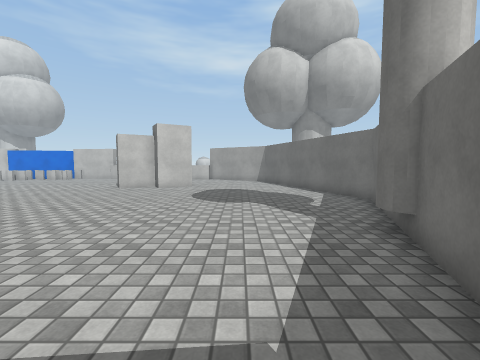
[1] (above)

20 first-person views from a walk through a Unity game level. The camera is 1.3 m above the floor, tilts 4° down and sees 90° across. The floor is counted in squares, 1 m on a side. Each view is taken from the middle of a square. On the plan, view 1 faces up. The plan holds only what a view shows up to about 12 squares ahead; the rest is blank. The place goes on beyond the plan. Surface patterns are stand-ins for the level's own textures.

[2]
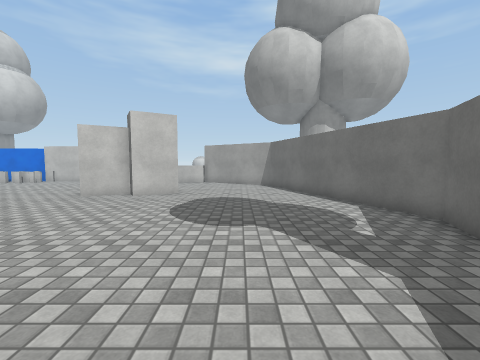

[3]
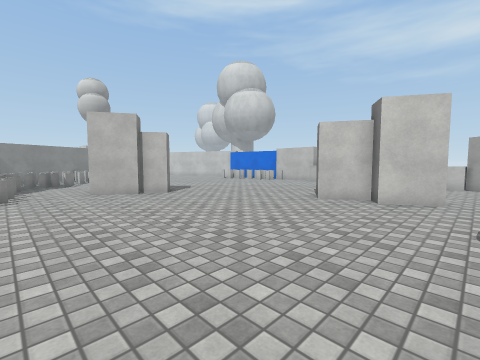

[4]
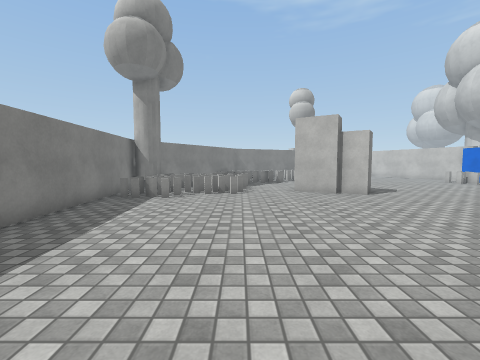

[5]
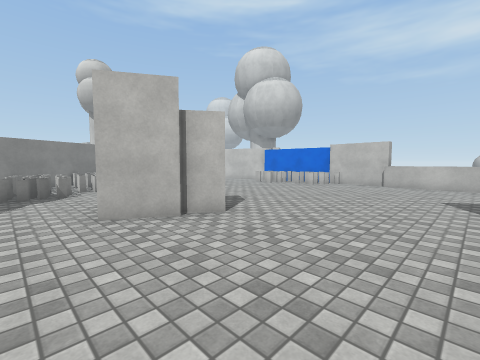

[6]
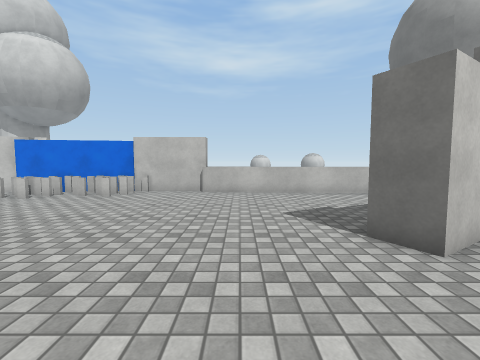

[7]
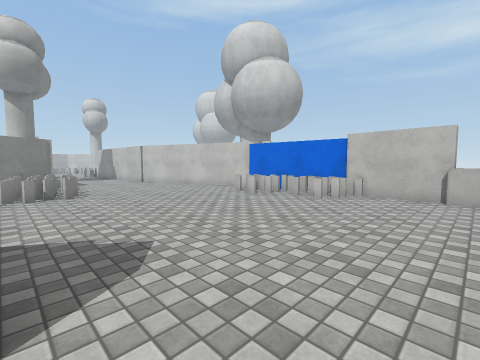

[8]
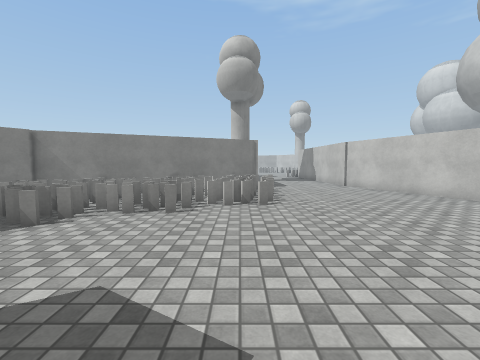

[9]
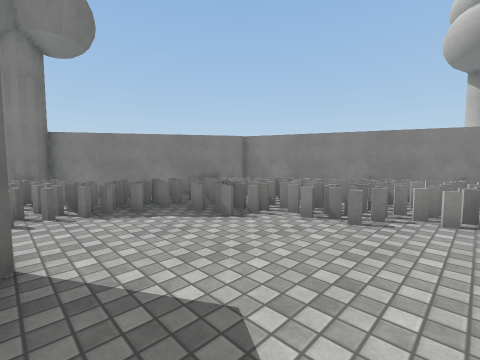

[10]
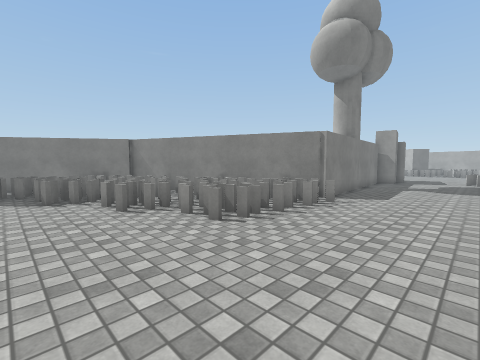

[11]
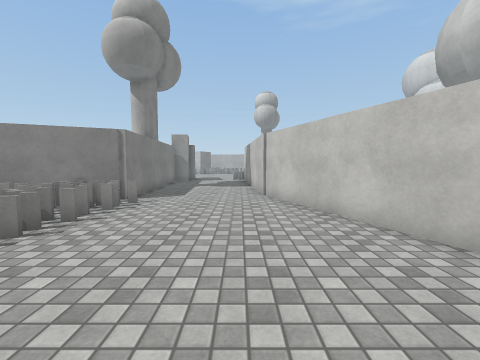

[12]
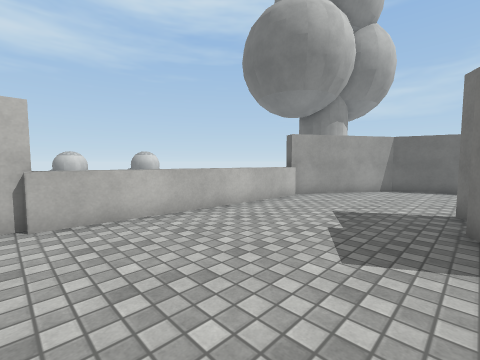

[13]
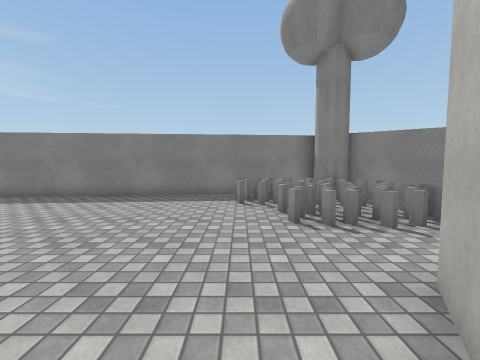

[14]
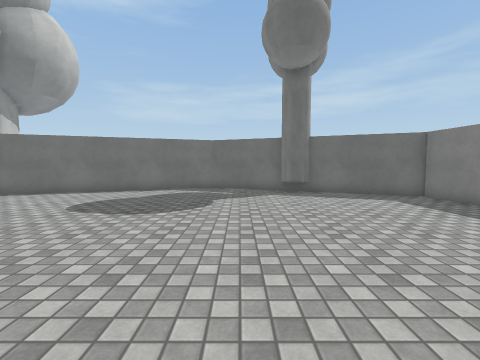

[15]
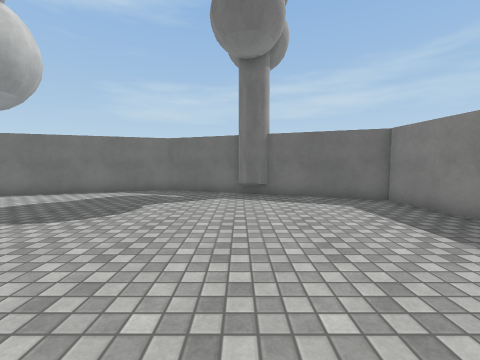

[16]
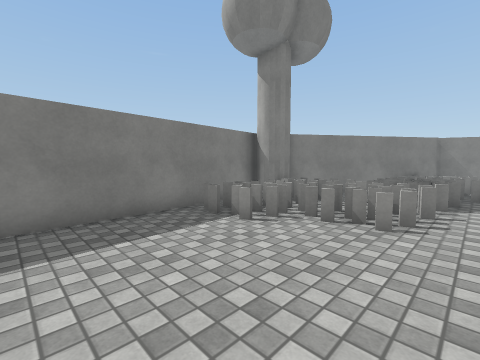

[17]
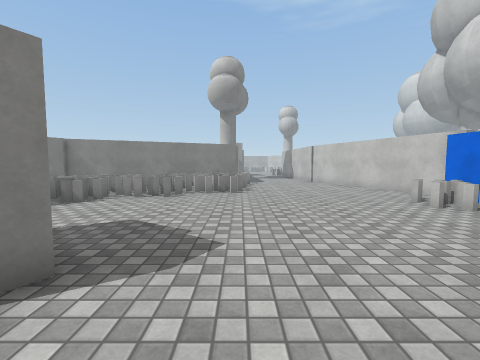

[18]
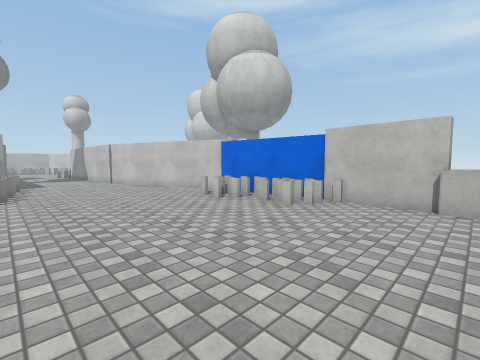

[19]
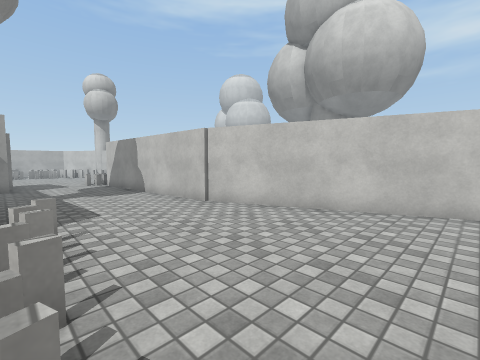

[20]
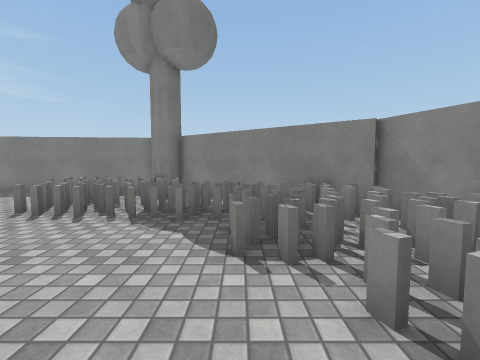

### Floor plan
Points are (right, up) in squares from view 1. A wall is a line through its corners. A room is listed if a view was taken in it or the views show most of it. See-through windows are left out.
Room 1 (views 1, 2, 3, 4, 5, 6, 7, 8, 9, 10, 11, 12, 13, 14, 15, 16, 17, 18, 19, 20)
walls: (-12.8, 9.9) (-11.8, 9.2) (-12.5, 8.2); (-12.2, 8.1) (-13.1, 6.5); (-5.5, 13.9) (-5.1, 14.2); (-3.6, 14.1) (-3.2, 14.4); (-2.6, 13.4) (-4.2, 12.5) (-4.6, 13.1) (-6.2, 12.2) (-6.7, 13.2); (-10.6, 20.6) (-10.6, 20.1) (-14, 20.1); (-13.9, 20.3) (-18.9, 19.6); (-21.7, 3.6) (-14.3, -1.4) (1.3, -0.1) (4.6, 8.4) (1.8, 16.8) (-2.4, 19.5) (-2.1, 20); (-2.5, 19.3) (-10.7, 19.8); (-19.1, 20) (-26.7, 17); (-26.6, 17) (-29.5, 16.8); (-28.7, 11.7) (-25.6, 12) (-21.7, 3.3)
objects: tree (-29, 11); other object (-24, 12); other object (-23, 9); other object (-21, 4) to (-20, 4); other object (-21, 6); other object (-21, 11); other object (-20, 8); other object (-19, 6); other object (-18, 4); other object (-18, 19); other object (-16, 3); tree (-15, -1) to (-14, 0); other object (-15, 19); other object (-13, 3); other object (-12, 0); tree (3, 4) to (4, 5)

Positions as (right, up) in squares from view 1, and headings:
1: (0, 0), facing up
2: (0, 3), facing up
3: (-2, 4), facing up-left
4: (-2, 4), facing left
5: (-7, 5), facing up-left
6: (-9, 9), facing up
7: (-10, 10), facing up-left
8: (-13, 11), facing left
9: (-14, 11), facing down-left
10: (-17, 16), facing down-left
11: (-17, 16), facing left
12: (-11, 14), facing up-right
13: (-11, 9), facing down
14: (-8, 7), facing right
15: (-7, 5), facing right
16: (-7, 5), facing down-left
17: (-10, 12), facing left
18: (-10, 12), facing up-left
19: (-20, 12), facing up-left
20: (-18, 10), facing down
